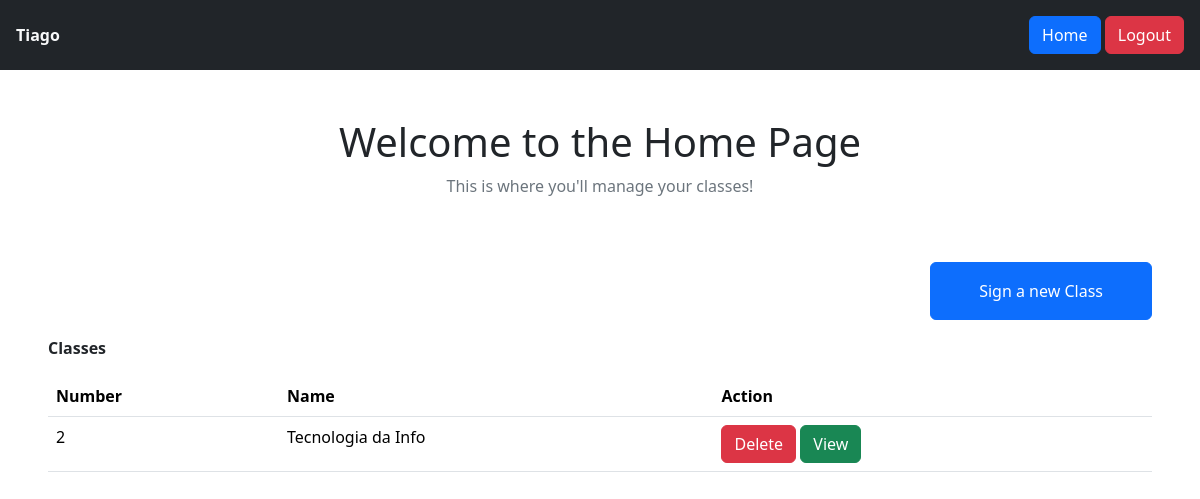
The app's page / (signed in) with its own data.
### app/models.py (models this page shows)
class User(db.Model, UserMixin):
    id = db.Column(db.Integer, primary_key=True)
    name = db.Column(db.String(150), nullable=False)
    email = db.Column(db.String(150), unique=True, nullable=False)
    password = db.Column(db.String(200), nullable=False)

class Class(db.Model):
    id = db.Column(db.Integer, primary_key=True)
    name = db.Column(db.String(150), unique=True, nullable=False)
    teacher_id = db.Column(db.Integer, db.ForeignKey('user.id'), nullable=False, default=User.id)

### app/views.py (the view)
@app.route('/', methods=['GET', 'POST'])
@login_required
def home():
    data = Class.query.filter_by(teacher_id=current_user.id)
    classes = {'data' : data.all()}
    return render_template('index.html', user=current_user, classes=classes)

### app/models.py (called while the page is built)
@login_manager.user_loader
def load_user(user_id):
    return User.query.get(int(user_id))

### app/templates/index.html
{% extends 'base.html' %}
{% block content %}
<section class="mt-5">
    <div class="d-flex flex-column align-items-center">
        <h1>Welcome to the Home Page</h1>
        <p class="text-secondary">This is where you'll manage your classes!</p>
    </div>
    <div class="d-flex justify-content-end">
        <a href="{{ url_for('signClass') }}" class="btn btn-primary px-5 py-3 mx-5 mt-5">Sign a new Class</a>
    </div>
    <div class="px-5 py-3">
        <p class="fw-bold">Classes</p>
        <table class="table">
            <thead>
                <th class="fw-bold">Number</th>
                <th class="fw-bold">Name</th>
                <th class="fw-bold">Action</th>
            </thead>
            <tbody>
                {% for i in classes['data'] %}
                <tr>
                    <td>{{ i.id }}</td>
                    <td>{{ i.name }}</td>
                    <td>
                        <a href="{{ url_for('deleteClass', id=i.id) }}" class="btn btn-danger">Delete</a>
                        <a href="{{ url_for('classPage', id=i.id) }}" class="btn btn-success">View</a>
                    </td>
                </tr>
                {% endfor %}
            </tbody>
        </table>
    </div>
</section>
{% endblock %}

### app/templates/base.html (shortened to what this page needs)
{% block documentheader %}
<!DOCTYPE html>
<html lang="en">
<head>
    <link href="https://cdn.jsdelivr.net/npm/bootstrap@5.3.8/dist/css/bootstrap.min.css" rel="stylesheet">
</head>
<body>
    {% if current_user.is_authenticated %}
        <section class="d-flex bg-dark justify-content-between p-3 align-items-center">
            <div>
                <span class="text-light fw-bold">{{ current_user.name }}</span>
            </div>
            <div>
                <a href="{{ url_for('home') }}" class="btn btn-primary">Home</a>
                <a href="{{ url_for('logout') }}" class="btn btn-danger">Logout</a>
            </div>
        </section>
    {% endif %}
    {% block content %}{% endblock %}
</body>
</html>
{% endblock %}

### records on screen
User: name "Tiago"
Class: id "2", name "Tecnologia da Info"
